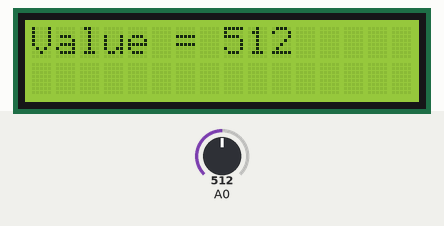
A sketch run on a simulated Arduino Uno, built with avr-gcc and run on an emulated ATmega328P. Parts: 16×2 character LCD. Inputs (shaded band) come from the test bench; at power-on: A0 = 512.

Above: at 0.4 s.
1.3 s: A0 set to 716
At 1.9 s:
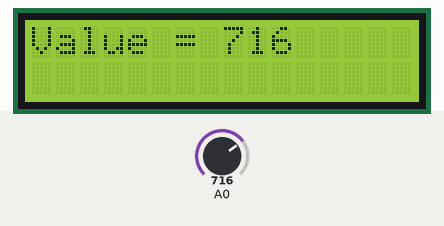
2.8 s: A0 set to 900
At 3.9 s:
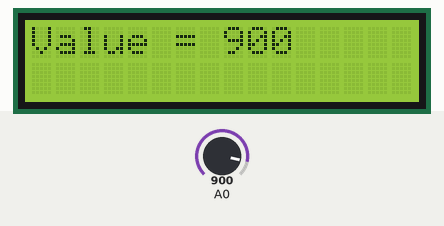
5.6 s: A0 set to 1023
At 7.0 s:
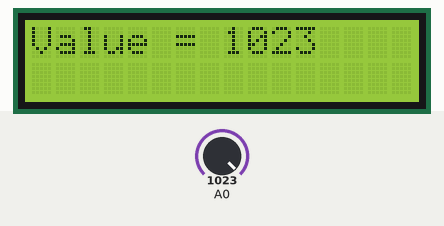
Timing chart, 0 to 8.6 s (numbered marks = the images above; inputs shaded):
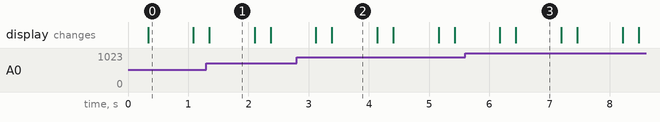

Measured:
- after the input at 1.3 s, the display: changes after 0.05 s (image 1)
- after the input at 2.8 s, the display: first differs from a run without the input after 0.59 s (image 2)
- after the input at 5.6 s, the display: first differs from a run without the input after 0.84 s (image 3)
- what the display in image 0 shows lasts 0.8 s, from 0.3 s to 1.1 s

The sketch:

LCD_Analog.ino
```cpp
#include <Wire.h>
#include <LiquidCrystal.h>

// F Malpartida's NewLiquidCrystal library
#include <LiquidCrystal_I2C.h>

// i2c Address for controller
const uint8_t I2C_ADDR = 0x27;

const uint8_t BACKLIGHT_PIN = 7;
const uint8_t En_pin = 2;
const uint8_t Rw_pin = 1;
const uint8_t Rs_pin = 0;
const uint8_t D4_pin = 4;
const uint8_t D5_pin = 5;
const uint8_t D6_pin = 6;
const uint8_t D7_pin = 7;
const uint8_t BL_PIN = 3;
const t_backlighPol BL_POL = POSITIVE;

const uint8_t LCD_COLS = 16;
const uint8_t LCD_ROWS = 2;

const uint8_t LED_OFF = 0;
const uint8_t LED_ON = 1;

// create LCD with all the correct pin mappings, courtesy of i2cLCDguesser
LiquidCrystal_I2C  lcd(I2C_ADDR, En_pin, Rw_pin, Rs_pin, D4_pin, D5_pin, D6_pin, D7_pin, BL_PIN, BL_POL);

void setup()
{
  // initialize the lcd
  lcd.begin(LCD_COLS, LCD_ROWS);

  // Switch on the backlight
  lcd.setBacklight(LED_ON);
}

void loop()
{
  // reset the display
  lcd.clear();
  delay(250);
  lcd.home();

  // read the input on analog pin 0:
  int sensorValue = analogRead(A0);

  // print on the LCD
  lcd.backlight();
  lcd.setCursor(0, 0);
  lcd.print("Value = ");
  lcd.print(sensorValue);
  delay(750);
}
```
